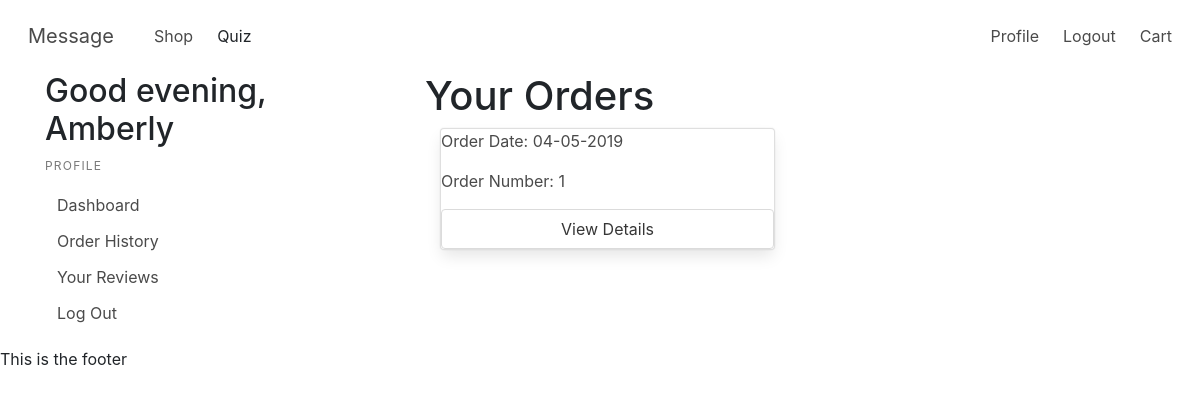
Screenshot of /profile/orders (signed in) with the database file from the repository.
### models.py (models this page shows, shortened)
class User(UserMixin, Model):
    fname = CharField()
    lname = CharField()
    email = CharField(unique=True)
    password = CharField(max_length=100)
    street_address = CharField(default="")
    city = CharField(default="")
    state = CharField(default="")
    postal_code = CharField(default="")
    join_date = DateTimeField(default=datetime.datetime.now())
    class Meta:
        database = DATABASE

class Order(Model):
    user = ForeignKeyField(model=User, backref='order')
    order_date = DateTimeField(default=datetime.datetime.now())
    total_cost = IntegerField(default=0)
    date_created = DateTimeField(default=datetime.datetime.now())
    recipient_fname = CharField(default="")
    recipient_lname = CharField(default="")
    recipient_street_address = CharField(default="")
    recipient_city = CharField(default="")
    recipient_state = CharField(default="")
    recipient_postal_code = CharField(default="")
    purchased = BooleanField(default=False)
    class Meta:
        database = DATABASE

### app.py (the view)
@app.route('/profile/orders', methods=["GET"])
@login_required
def order_history():
    user = current_user
    current_hour = datetime.datetime.now().hour
    greeting = time_of_day(current_hour)
    orders = models.Order.select().where(models.Order.user_id == user.id, models.Order.purchased == True)
    return render_template("orderHistory.html", user=user, greeting=greeting, orders=orders)

### app.py (called while the page is built)
@login_manager.user_loader
def load_user(userid):
    try:
        return models.User.get(models.User.id == userid)
    except models.DoesNotExist:
        return None

@app.before_request
def before_request():
    g.db = models.DATABASE
    g.db.connect()
    g.user = current_user

@app.after_request
def after_request(response):
    g.db.close()
    return response

def time_of_day(hour):
    return (
        "morning" if 5 <= hour <= 11
        else
        "afternoon" if 12 <= hour <= 17
        else
        "evening" if 18 <= hour <= 22
        else
        "night"
    )

### templates/orderHistory.html
{% extends 'profile.html' %}
{% block profile %}
<div class="row">
    <h1>Your Orders</h1>
</div>
<div class="row">
    {% if orders %}
    {% for order in orders %}
    <div class="col-sm-6">
        <div class="card">
            <p>Order Date: {{order.order_date.strftime('%m-%d-%Y')}}</p>
            <p>Order Number: {{order.id}}</p>
            <a href="/profile/orders/view_details/{{order.id}}"class="button">View Details</a>
        </div>
    </div>
    {% endfor %}
    {% else %}
    <p>Looks like you haven't ordered anything yet!</p>
    <a class="button" href="/shop">Continue Shopping</a>
    {% endif %}
</div>
{% endblock %}

### templates/profile.html
{% extends 'layout.html' %}
{% block content %}
<div class="container">
    <div class="row">
        <div class="col-sm-4">
            <h2> Good {{greeting}}, {{user.fname}}</h2>
            <aside class="menu">
                <p class="menu-label">
                    Profile
                </p>
                <ul class="menu-list">
                    <li><a href="{{url_for('profile')}}">Dashboard</a></li>
                    <li><a href="{{url_for('order_history')}}">Order History</a></li>
                    <li><a href="{{url_for('reviews')}}">Your Reviews</a></li>
                    <li><a href="{{url_for('logout')}}">Log Out</a></li>
                </ul>
            </aside>
        </div>
        <div class="col-sm-8">
            <div class="container">
                {% block profile %}
                {% endblock %}
            </div>
        </div>
    </div>
</div>
{% endblock %}

### rows the page displays
User: fname "Amberly"
Order: order_date "04-05-2019", id "1"

### other values shown
{{ greeting }} "evening"
